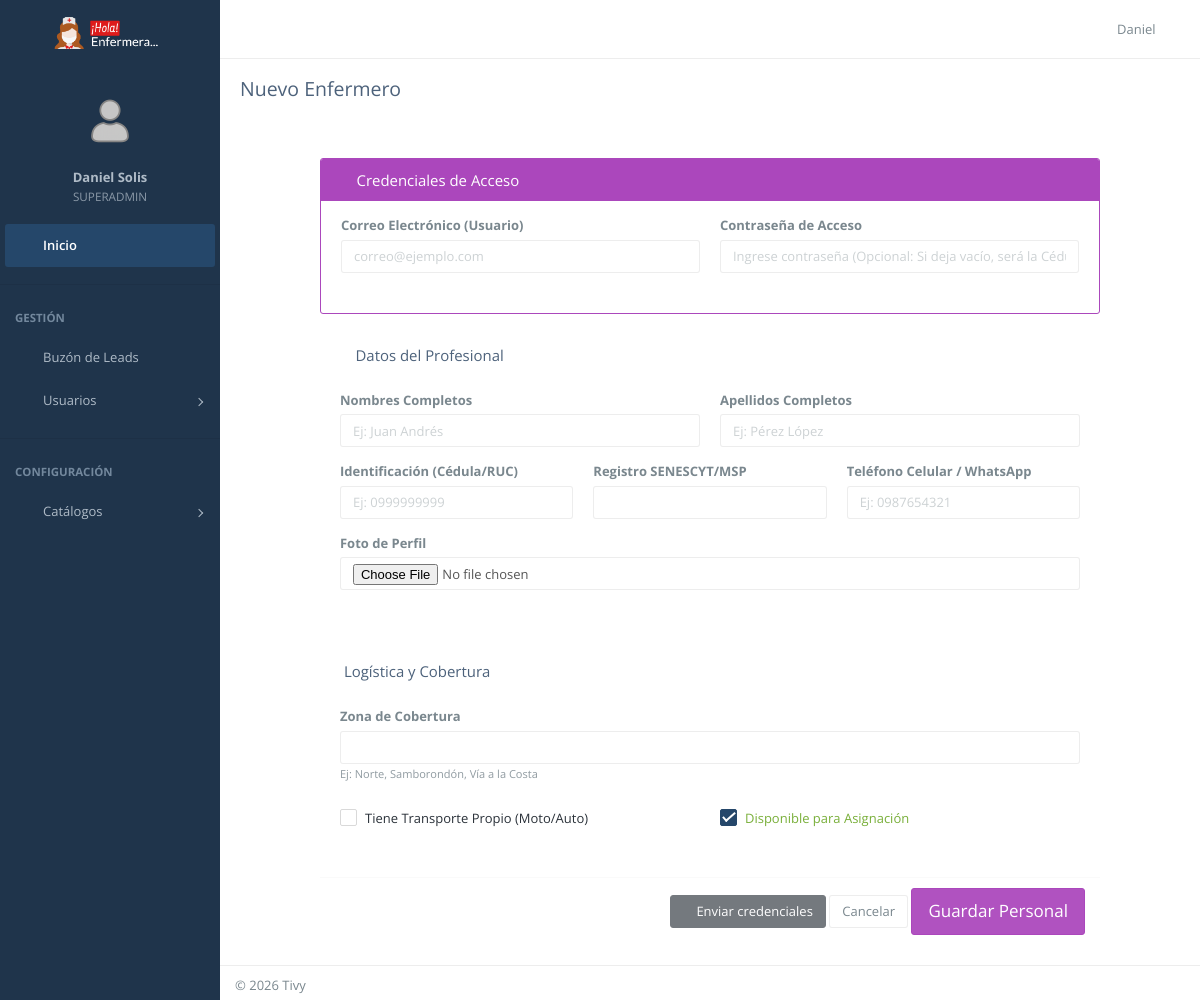
The app's page /dashboard/personal/nuevo/ (signed in) with its own data.
### CoreApps/users/models.py (models this page shows, shortened)
class User(AbstractUser):
    class Roles(models.TextChoices):
        CLIENTE = 'CLIENTE', _('Cliente')
        ENFERMERO = 'ENFERMERO', _('Enfermero')
        SUPERVISOR = 'SUPERVISOR', _('Supervisor')
        ADMINISTRADOR = 'ADMINISTRADOR', _('Administrador')
        SUPERADMIN = 'SUPERADMIN', _('Super Administrador')
    email = models.EmailField(_('Correo Electrónico'), unique=True)
    groups = models.ManyToManyField(
        Group,
        verbose_name=_('groups'),
        blank=True,
        help_text=_('The groups this user belongs to.'),
        related_name="custom_user_groups",  # Nombre único para evitar el choque
        related_query_name="user",
    )
    user_permissions = models.ManyToManyField(
        Permission,
        verbose_name=_('user permissions'),
        blank=True,
        help_text=_('Specific permissions for this user.'),
        related_name="custom_user_permissions", # Nombre único para evitar el choque
        related_query_name="user",
    )
    rol = models.CharField(
        max_length=20,
        choices=Roles.choices,
        default=Roles.CLIENTE,
        verbose_name=_('Rol en el sistema')
    )
    cedula = models.CharField(
        _('Cédula / RUC'),
        max_length=13,
        unique=True,
        blank=True,
        null=True
    )
    telefono = models.CharField(
        _('Teléfono Celular'),
        max_length=20,
        blank=True,
        null=True,
        help_text=_('Número principal para contacto')
    )
    foto = models.ImageField(upload_to='perfiles/fotos/', blank=True, null=True)
    USERNAME_FIELD = 'email'
    REQUIRED_FIELDS = ['username', 'first_name', 'last_name', 'cedula']
    class Meta:
        verbose_name = _('Usuario')
        verbose_name_plural = _('Usuarios')

### CoreApps/users/views.py (the view)
# urls.py: path('dashboard/personal/nuevo/', NurseCreateView.as_view(), name='admin_nurse_create'),
class NurseCreateView(LoginRequiredMixin, AdminRequiredMixin, SuccessMessageMixin, CreateView):
    model = User
    form_class = NurseForm
    template_name = 'users/admin/nurse_form.html'
    success_url = reverse_lazy('admin_nurse_list')
    success_message = "Enfermero registrado correctamente"
    def get_context_data(self, **kwargs):
        context = super().get_context_data(**kwargs)
        context['titulo'] = 'Nuevo Enfermero'
        return context

### CoreApps/users/forms.py (shortened to what this page needs)
class NurseForm(BaseUserForm):
    registro_profesional = forms.CharField(label="Registro SENESCYT/MSP", required=False, widget=forms.TextInput(attrs={'class': 'form-control'}))
    zona_cobertura = forms.CharField(label="Zona de Cobertura", required=False, widget=forms.TextInput(attrs={'class': 'form-control'}))
    es_motorizado = forms.BooleanField(required=False, label="¿Tiene Transporte Propio?", widget=forms.CheckboxInput(attrs={'class': 'magic-checkbox'}))
    activo_para_asignacion = forms.BooleanField(required=False, initial=True, label="Disponible para Asignación", widget=forms.CheckboxInput(attrs={'class': 'magic-checkbox'}))
    def __init__(self, *args, **kwargs):
        super().__init__(*args, **kwargs)

### CoreApps/users/views.py (called while the page is built)
    def test_func(self):
        return self.request.user.is_authenticated and self.request.user.rol in ['ADMINISTRADOR', 'SUPERADMIN', 'SUPERVISOR']

### templates/users/admin/nurse_form.html (shortened to what this page needs)
{% extends 'layouts/dashboard_base.html' %}
{% load widget_tweaks %}
{% block page_title %}{{ titulo }}{% endblock %}
{% block content %}
<div class="row">
    <div class="col-lg-10 col-lg-offset-1">
        <form method="post" enctype="multipart/form-data">
            <div class="panel panel-bordered panel-purple">
                <div class="panel-heading">
                    <h3 class="panel-title"><i class="demo-pli-lock-user"></i> Credenciales de Acceso</h3>
                </div>
                <div class="panel-body">
                    <div class="row">
                        <div class="col-sm-6">
                            <div class="form-group">
                                <label class="control-label text-bold">{{ form.email.label }}</label>
                                {{ form.email }}
                            </div>
                        </div>
                        <div class="col-sm-6">
                            <div class="form-group">
                                <label class="control-label text-bold">{{ form.password_temp.label }}</label>
                                {{ form.password_temp }}
                            </div>
                        </div>
                    </div>
                </div>
            </div>
            <div class="panel panel-bordered">
                <div class="panel-heading">
                    <h3 class="panel-title"><i class="demo-pli-male"></i> Datos del Profesional</h3>
                </div>
                <div class="panel-body">
                    <div class="row">
                        <div class="col-sm-6">
                            <div class="form-group">
                                <label class="control-label text-bold">{{ form.first_name.label }}</label>
                                {{ form.first_name }}
                            </div>
                        </div>
                        <div class="col-sm-6">
                            <div class="form-group">
                                <label class="control-label text-bold">{{ form.last_name.label }}</label>
                                {{ form.last_name }}
                            </div>
                        </div>
                    </div>
                    <div class="row">
                        <div class="col-sm-4">
                            <div class="form-group">
                                <label class="control-label text-bold">{{ form.cedula.label }}</label>
                                {{ form.cedula }}
                            </div>
                        </div>
                        <div class="col-sm-4">
                            <div class="form-group">
                                <label class="control-label text-bold">{{ form.registro_profesional.label }}</label>
                                {{ form.registro_profesional }}
                            </div>
                        </div>
                        <div class="col-sm-4">
                            <div class="form-group">
                                <label class="control-label text-bold">{{ form.telefono.label }}</label>
                                {{ form.telefono }}
                            </div>
                        </div>
                    </div>
                    <div class="form-group">
                        <label class="control-label text-bold">Foto de Perfil</label>
                        {{ form.foto }}
                    </div>
                </div>
            </div>
            <div class="panel panel-bordered">
                <div class="panel-heading">
                    <h3 class="panel-title"> Logística y Cobertura</h3>
                </div>
                <div class="panel-body">
                    <div class="form-group">
                        <label class="control-label text-bold">{{ form.zona_cobertura.label }}</label>
                        {{ form.zona_cobertura }}
                        <small class="text-muted">Ej: Norte, Samborondón, Vía a la Costa</small>
                    </div>
                    <div class="row">
                        <div class="col-sm-6">
                            <div class="checkbox pad-btm text-left">
                                <label for="check_moto" class="text-bold text-dark">Tiene Transporte Propio (Moto/Auto)</label>
                            </div>
                        </div>
                        <div class="col-sm-6">
                            <div class="checkbox pad-btm text-left">
                                <label for="check_activo" class="text-bold text-success">Disponible para Asignación</label>
                            </div>
                        </div>
                    </div>
                </div>
                <div class="panel-footer text-right">
                    <button type="button" class="btn btn-dark" disabled>
                         <i class="fa fa-key"></i> Enviar credenciales
                    </button>
                    <a href="{% url 'admin_nurse_list' %}" class="btn btn-default">Cancelar</a>
                    <button type="submit" class="btn btn-purple btn-lg">Guardar Personal</button>
                </div>
            </div>
        </form>
    </div>
</div>
{% endblock %}

### templates/includes/dashboard/navbar.html (shortened to what this page needs)
{% load static %}
<header id="navbar">
    <div id="navbar-container" class="boxed">
        <div class="navbar-header">
            <a href="{% url 'dashboard' %}" class="navbar-brand">
                <div class="brand-custom-wrapper">
                    <img src="{% static 'img/logo-hola-enfermera2.png' %}"
                         alt="Hola Enfermera"
                         class="logo-image logo-lg">
                </div>
            </a>
        </div>
        <div class="navbar-content">
            <ul class="nav navbar-top-links pull-left">
                <li class="tgl-menu-btn">
                    <a class="mainnav-toggle" href="#">
                        <i class="demo-pli-list-view"></i>
                    </a>
                </li>
            </ul>
            <ul class="nav navbar-top-links pull-right">
                <li id="dropdown-user" class="dropdown">
                    <a href="#" data-toggle="dropdown" class="dropdown-toggle text-right">
                        <span class="ic-user pull-right">
                            <i class="demo-pli-male"></i>
                        </span>
                        <div class="username hidden-xs">{{ user.first_name }}</div>
                    </a>
                </li>
            </ul>
        </div>
    </div>
</header>

### templates/includes/dashboard/menu.html (shortened to what this page needs)
{% load static %}
<nav id="mainnav-container">
    <div id="mainnav">
        <div id="mainnav-menu-wrap">
            <div class="nano">
                <div class="nano-content">
                    <div id="mainnav-profile" class="mainnav-profile">
                        <div class="profile-wrap text-center">
                            <div class="pad-btm">
                                {% if user.foto %}
                                    <img class="img-circle img-md" src="{{ user.foto.url }}" alt="Foto">
                                {% else %}
                                    <img class="img-circle img-md" src="{% static 'img/profile-photos/user.png' %}" alt="Foto">
                                {% endif %}
                            </div>
                            <a href="#profile-nav" class="box-block" data-toggle="collapse" aria-expanded="false">
                                <p class="mnp-name">{{ user.get_full_name }}</p>
                                <span class="mnp-desc">{{ user.rol }}</span>
                            </a>
                        </div>
                    </div>
                    <ul id="mainnav-menu" class="list-group">
    <li class="active-link">
        <a href="{% url 'dashboard' %}">
            <i class="demo-pli-home"></i>
            <span class="menu-title">Inicio</span>
        </a>
    </li>
    {% if user.rol in 'ADMINISTRADOR,SUPERADMIN,SUPERVISOR' or user.is_superuser %}
        <li class="list-divider"></li>
        <li class="list-header">Gestión</li>
        <li>
            <a href="{% url 'admin_reminder_list' %}">
                <i class="demo-pli-mail"></i>
                <span class="menu-title">Buzón de Leads</span>
            </a>
        </li>
       <li>
            <a href="#">
                <i class="demo-pli-male-female"></i>
                <span class="menu-title">Usuarios</span>
                <i class="arrow"></i>
            </a>
        </li>
        <li class="list-divider"></li>
        <li class="list-header">Configuración</li>
        <li>
            <a href="#">
                <i class="demo-pli-gear"></i>
                <span class="menu-title">Catálogos</span>
                <i class="arrow"></i>
            </a>
        </li>
    {% endif %}
</ul>
                </div>
            </div>
        </div>
    </div>
</nav>

### static/css/dashboard.css (style rules this page uses)
body { margin: 0; padding: 0; min-height: 100vh; }
.navbar-brand img { height: 40px; }

### templates/includes/dashboard/navbar.html (style rules this page uses)
.brand-custom-wrapper { width: 100%; height: 100%; display: flex; align-items: center; justify-content: center; position: relative; }
.logo-image { max-height: 40px; width: auto; object-fit: contain; transition: all 0.3s ease; }
#container.mainnav-lg .logo-lg { display: block; }
.navbar-brand { padding: 0 !important; }

### records on screen
User: first_name "Daniel", get_full_name "Daniel Solis", rol "SUPERADMIN"

### other values on screen
{{ titulo }} "Nuevo Enfermero"
